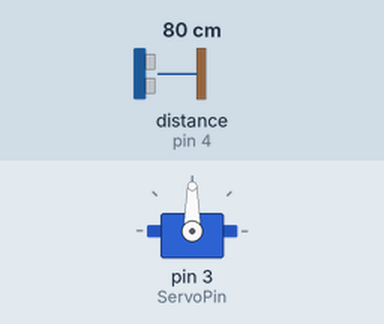
Recording of a sketch running on a simulated Arduino Uno, built with avr-gcc and run on an emulated ATmega328P. Parts: servo. Wiring (inferred from the names in the program): ultrasonic range finder: trigger pin 5; echo pin 4. The test bench sets the inputs (shaded band); at power-on: distance to the obstacle (sensor on pin 4) 80 cm. The echo pulse lasts 58.3 µs per cm; the audio player accepts every command and is not drawn.

Above: at 1.3 s.
1.4 s: distance to the obstacle (sensor on pin 4) set to 115 cm
2.9 s: distance to the obstacle (sensor on pin 4) set to 125 cm
At 3.5 s:
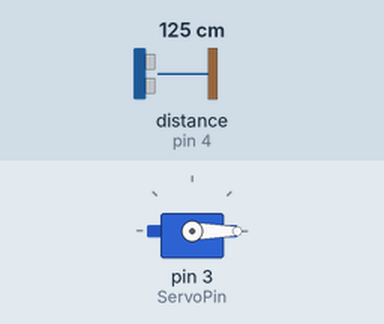
4.4 s: distance to the obstacle (sensor on pin 4) set to 2 cm
At 5.6 s:
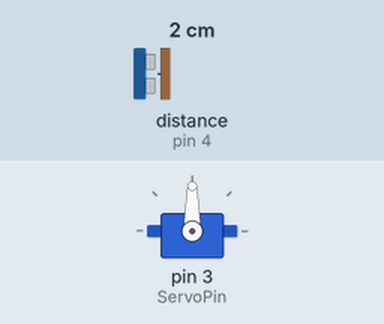
5.9 s: distance to the obstacle (sensor on pin 4) set to 120 cm
At 7.1 s:
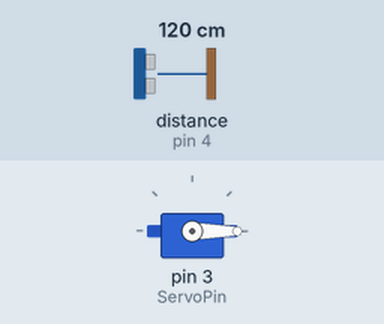
Timing chart, 0 to 8.7 s (numbered marks = the images above; inputs shaded):
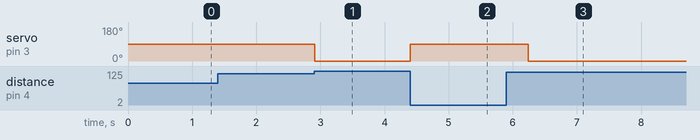

Measured:
- the behaviour switches between 119 and 120 cm on distance to the obstacle (sensor on pin 4) (found by bisection; images 0 and 1)
- after the input at 1.4 s, every drawn part: stays the same
- after the input at 2.9 s, servo on pin 3 (ServoPin): 90° → 0° at once
- after the input at 4.4 s, servo on pin 3 (ServoPin): 0° → 90° at once
- after the input at 5.9 s, servo on pin 3 (ServoPin): 90° → 0° after 0.34 s

The sketch:

ScaryBoxCode.ino
```cpp
#include <Servo.h>
#include <SoftwareSerial.h>
#include <DFMiniMp3.h>

#define Echo 4
#define Trig 5
#define ServoPin 3

class Mp3Notify;
typedef DFMiniMp3<SoftwareSerial, Mp3Notify> DfMp3;


// return the distance in CM
float distanceFT() {
  static float lastDist = -1;
  digitalWrite(Trig, LOW);
  delayMicroseconds(2);
  digitalWrite(Trig, HIGH);
  delayMicroseconds(20);
  digitalWrite(Trig, LOW);
  float distance = pulseIn(Echo, HIGH);
  if ( lastDist == -1 )
    lastDist = distance;
  else if ( abs(lastDist - distance ) <= lastDist * .1 )
    lastDist = distance;
  else if ( lastDist > distance )
    lastDist = lastDist*.9;
  else
    lastDist = lastDist*1.1;
  return lastDist / 1740.0 ; // return distance in FT;

}

class Mp3Notify
{
public:
  static void OnError([[maybe_unused]] DfMp3& mp3, uint16_t errorCode)
  {}
  static void OnPlayFinished([[maybe_unused]] DfMp3& mp3, [[maybe_unused]] DfMp3_PlaySources source, uint16_t track)
  {
    Serial.println("OnPlayFinished");
    mp3.playMp3FolderTrack(track);
  }
  static void OnPlaySourceOnline([[maybe_unused]] DfMp3& mp3, DfMp3_PlaySources source)
  {}
  static void OnPlaySourceInserted([[maybe_unused]] DfMp3& mp3, DfMp3_PlaySources source)
  {}
  static void OnPlaySourceRemoved([[maybe_unused]] DfMp3& mp3, DfMp3_PlaySources source)
  {}
};


SoftwareSerial secondarySerial(10, 11); // RX, TX - the MP3 player pins
// instance a DFMiniMp3 object,
DFMiniMp3<SoftwareSerial,Mp3Notify> mp3(secondarySerial);

// instance of Servo.
Servo myServo;

int track = -1;
void playNonScrayMusic(){
  if ( track != 1){
    myServo.write(0);
    delay(500);
    mp3.setVolume(18);
    mp3.playMp3FolderTrack(1);
    track = 1;

  }
}
void playScreem(){
  if ( track != 2 ){
    myServo.write(90);
    delay(500);
    mp3.setVolume(18);
    mp3.playMp3FolderTrack(10);
    track = 2;

  }
}
void stopMusic(){
  if ( track != 4 ){
    myServo.write(0);
    delay(500);
    mp3.stop();
    track=4;

  }
}
void setup()
{
  // Serial.begin(9600);
  // Serial.println("Initializing...");
  mp3.begin();
  // Set the UltraSonic sensor pins.
  pinMode(Echo, INPUT);
  pinMode(Trig, OUTPUT);

  // Attach Servo to ServoPin
  myServo.attach(ServoPin);
}
#define IN_RANGE 4.0  // Value in FT

void loop()
{
  float distance = distanceFT();
  // Serial.println(distance);
  if ( distance <= IN_RANGE){
    playScreem();
  }else{
    playNonScrayMusic();
  }
  // delay(100);
  mp3.loop();
}
```
